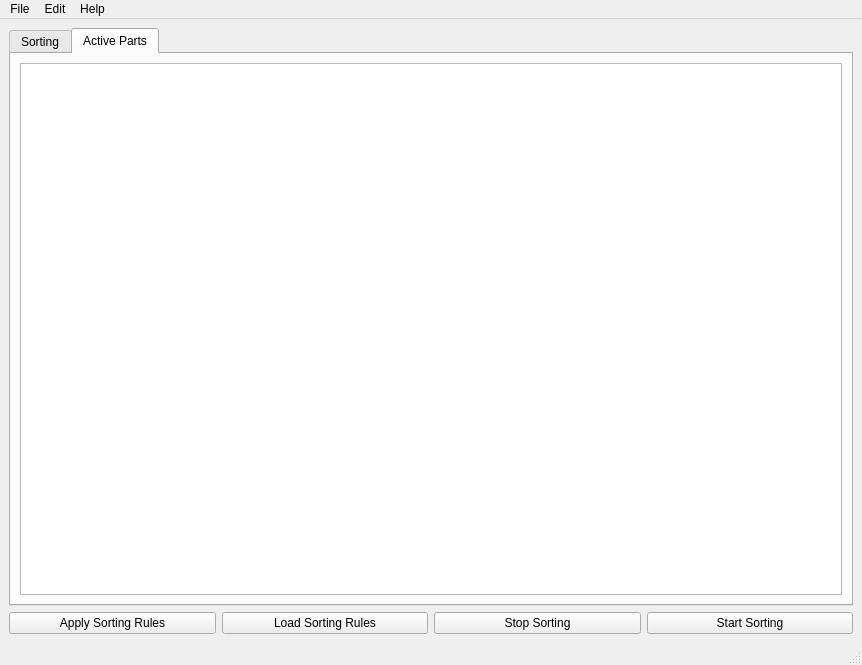
<?xml version="1.0" encoding="UTF-8"?>
<ui version="4.0">
 <class>MainWindow</class>
 <widget class="QMainWindow" name="MainWindow">
  <property name="geometry">
   <rect>
    <x>0</x>
    <y>0</y>
    <width>862</width>
    <height>665</height>
   </rect>
  </property>
  <property name="windowTitle">
   <string>MainWindow</string>
  </property>
  <widget class="QWidget" name="centralwidget">
   <layout class="QVBoxLayout" name="verticalLayout">
    <item>
     <layout class="QVBoxLayout" name="verticalLayout_2">
      <item>
       <widget class="QTabWidget" name="tabWidget">
        <property name="currentIndex">
         <number>1</number>
        </property>
        <widget class="QWidget" name="tab_sorting">
         <attribute name="title">
          <string>Sorting</string>
         </attribute>
         <layout class="QHBoxLayout" name="horizontalLayout_5">
          <item>
           <layout class="QVBoxLayout" name="verticalLayout_3">
            <item>
             <layout class="QHBoxLayout" name="horizontalLayout_4">
              <item>
               <widget class="QTableWidget" name="table_sorting_rules"/>
              </item>
              <item>
               <widget class="QTableWidget" name="table_sort_log"/>
              </item>
             </layout>
            </item>
            <item>
             <widget class="QTableWidget" name="table_server_log">
              <property name="sizePolicy">
               <sizepolicy hsizetype="Expanding" vsizetype="Maximum">
                <horstretch>0</horstretch>
                <verstretch>0</verstretch>
               </sizepolicy>
              </property>
             </widget>
            </item>
           </layout>
          </item>
         </layout>
        </widget>
        <widget class="QWidget" name="tab_active_parts">
         <attribute name="title">
          <string>Active Parts</string>
         </attribute>
         <layout class="QVBoxLayout" name="verticalLayout_4">
          <item>
           <widget class="QTableWidget" name="table_active_parts"/>
          </item>
         </layout>
        </widget>
       </widget>
      </item>
     </layout>
    </item>
    <item>
     <layout class="QHBoxLayout" name="horizontalLayout_2">
      <property name="spacing">
       <number>6</number>
      </property>
      <property name="sizeConstraint">
       <enum>QLayout::SetMinAndMaxSize</enum>
      </property>
      <item>
       <widget class="QPushButton" name="button_apply_sorting">
        <property name="text">
         <string>Apply Sorting Rules</string>
        </property>
       </widget>
      </item>
      <item>
       <widget class="QPushButton" name="butto_load_sorting">
        <property name="text">
         <string>Load Sorting Rules</string>
        </property>
       </widget>
      </item>
      <item>
       <widget class="QPushButton" name="button_stop_sorting">
        <property name="text">
         <string>Stop Sorting</string>
        </property>
       </widget>
      </item>
      <item>
       <widget class="QPushButton" name="button_start_sorting">
        <property name="text">
         <string>Start Sorting</string>
        </property>
       </widget>
      </item>
     </layout>
    </item>
   </layout>
  </widget>
  <widget class="QMenuBar" name="menubar">
   <property name="geometry">
    <rect>
     <x>0</x>
     <y>0</y>
     <width>862</width>
     <height>21</height>
    </rect>
   </property>
   <widget class="QMenu" name="menu_file">
    <property name="title">
     <string>File</string>
    </property>
   </widget>
   <widget class="QMenu" name="menu_edit">
    <property name="title">
     <string>Edit</string>
    </property>
   </widget>
   <widget class="QMenu" name="menu_help">
    <property name="title">
     <string>Help</string>
    </property>
   </widget>
   <addaction name="menu_file"/>
   <addaction name="menu_edit"/>
   <addaction name="menu_help"/>
  </widget>
  <widget class="QStatusBar" name="statusbar"/>
 </widget>
 <resources/>
 <connections/>
</ui>
